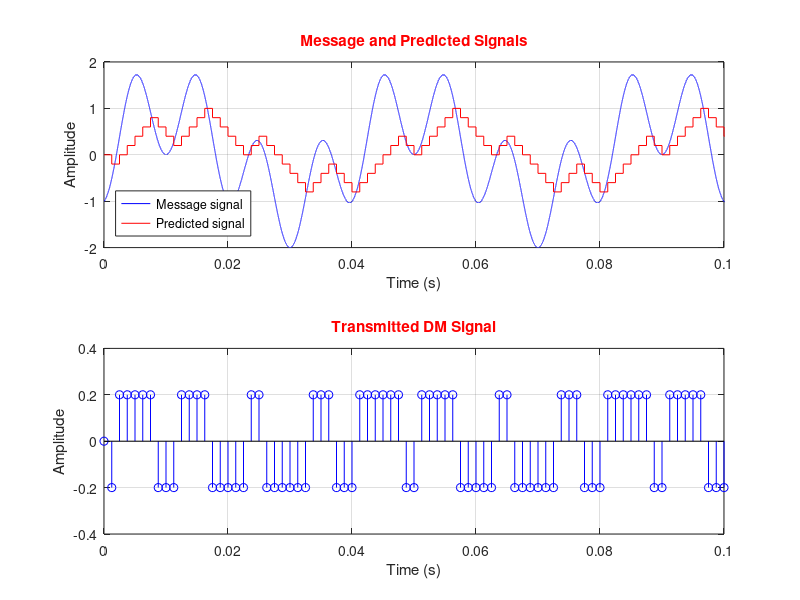

Here is the MATLAB script that generated this plot:
%% Task 1: Pulse Code Modulation

% Clear the workspace and figures

clear, close all



% Define message signal


% message signal properties

message_frequency_cosine = 100;     % in Hertz (Hz)
message_frequency_sine = 25;        % in Hertz (Hz)
message_amplitude_cosine = -1;      % (usually) in Volts (V)
message_amplitude_sine = 1;         % (usually) in Volts (V)


% the component with the highest frequency carries the bandwidth

bandwidth = max([message_frequency_cosine, message_frequency_sine]);	% in Hertz (Hz)
sampling_frequency = 2 * bandwidth;         % Nyquist sampling frequency in Hertz (Hz)


% initialize the time vector

signal_duration = 2;                % in seconds (s)

% sampling starts from t_0 = Ts
time = (1:(signal_duration * sampling_frequency - 1)) ./ sampling_frequency;


% calculate the message signal

message_cosine = message_amplitude_cosine .* cos(2 * pi * message_frequency_cosine * time);
message_sine = message_amplitude_sine .* sin(2 * pi * message_frequency_sine * time);
message = message_cosine + message_sine;


% calculate the new message signal with higher time sensitivity

new_frequency = 1e6;
new_time = (1:(signal_duration * new_frequency - 1)) ./ new_frequency;
new_message_cosine = message_amplitude_cosine .* cos(2 * pi * message_frequency_cosine * new_time);
new_message_sine = message_amplitude_sine .* sin(2 * pi * message_frequency_sine * new_time);
new_message = new_message_cosine + new_message_sine;


% calculate the negative and positive peak values using new message signal for more accuracy

amplitude_pmax = max(new_message);	% find the positive peak amplitude
amplitude_nmax = min(new_message);	% find the negative peak amplitude




% Define Pulse Code Modulation (PCM) properties


L = 128;                            % number of quantization levels
no_of_bits = int32(log2(L));        % number of bits (2^n = L)
level_limits = linspace(amplitude_pmax, amplitude_nmax, L + 1);     % L + 1 level limits


% take averages of the successive level limits to obtain quantization levels

quantization_levels = (level_limits(1:L) + level_limits(2:end)) / 2;




% Define the actual modulator


% define the quantized message signal

quantized_message = zeros('like', message);


% go through the modulation loop

for i = 1:length(message)
    amplitude_diffs = abs(message(i) - quantization_levels);
    
    % find the first index where the amplitude difference is greater than or equal to the one before it
    % if such index doesn't exist then set the quantized level as L - 1,
    % otherwise set the quantized level as the index before the one we have just found
    quantized_level = find(amplitude_diffs(2:end) >= amplitude_diffs(1:(L - 1)), 1);
    if isempty(quantized_level)
        quantized_message(i) = L - 1;
    elseif quantized_level > 1
        quantized_message(i) = quantized_level - 1;
    end
end




% Display the binary representation of the first 10 samples on the screen

output = arrayfun(@(x) dec2bin(x, no_of_bits), quantized_message(1:10), 'UniformOutput', false);
fprintf('%s', output{1})
fprintf('-%s', output{2:end})
fprintf('\n')

%% Task 2: Delta Modulation

% Clear the workspace and figures

clear, close all



% Define message signal


% initialize the time vector

sampling_frequency = 1e6;           % in Hertz (Hz)
signal_duration = 2;                % in seconds (s)
time = (0:(signal_duration * sampling_frequency - 1)) ./ sampling_frequency;


% message signal properties

message_frequency_cosine = 100;     % in Hertz (Hz)
message_frequency_sine = 25;        % in Hertz (Hz)
message_amplitude_cosine = -1;      % (usually) in Volts (V)
message_amplitude_sine = 1;         % (usually) in Volts (V)


% calculate the message signal

message_cosine = message_amplitude_cosine .* cos(2 * pi * message_frequency_cosine * time);
message_sine = message_amplitude_sine .* sin(2 * pi * message_frequency_sine * time);
message = message_cosine + message_sine;




% Define Delta Modulation (DM) properties


% the component with the highest frequency carries the bandwidth

bandwidth = max([message_frequency_cosine, message_frequency_sine]);	% in Hertz (Hz)


% define delta sampling frequency as 4 times the Nyquist rate

nyquist_rate_factor = 4;
delta_sampling_frequency = nyquist_rate_factor * 2 * bandwidth;         % in Hertz (Hz)


delta_epsilon = 0.2;        % define step size in seconds (s)




% Define the actual modulator


% define sample time array

delta_time = (0:(signal_duration * delta_sampling_frequency - 1)) ./ delta_sampling_frequency;


% calculate the sampled message signal

sampled_message_cosine = message_amplitude_cosine * cos(2 * pi * message_frequency_cosine * delta_time);
sampled_message_sine = message_amplitude_sine * sin(2 * pi * message_frequency_sine * delta_time);
sampled_message = sampled_message_cosine + sampled_message_sine;


% allocate memory

prediction = zeros(length(sampled_message), 1);
modulated = zeros('like', prediction);


% go through the modulation loop

for i = 2:length(sampled_message)
    amplitude_diff = sampled_message(i) - prediction(i - 1);
    modulated(i) = (2 * double(amplitude_diff > 0) - 1) * delta_epsilon;
    prediction(i) = prediction(i - 1) + modulated(i);
end




% Print the first 20 samples on the screen

output = int32(modulated(2:21) > 0);
fprintf('%d', output(1))
fprintf('-%d', output(2:end))
fprintf('\n')




% Plot obtained signals (optional)


% define plot parameters

plot_time = 0.1;


% plot the message and predicted signals

subplot(2, 1, 1)
plot(time, message, 'b')
% stairs(delta_time, sampled_message, 'c--')
hold on
stairs(delta_time, prediction, 'r')
xlabel('Time (s)')
ylabel('Amplitude')
title('Message and Predicted Signals', 'Color', 'r')
legend('Message signal', 'Predicted signal', 'Location', 'Southwest')
axis([0, plot_time, -2, 2])
grid on


% plot the transmitted DM signal

subplot(2, 1, 2)
stem(delta_time, modulated, 'b')
xlabel('Time (s)')
ylabel('Amplitude')
title('Transmitted DM Signal', 'Color', 'r')
axis([0, plot_time, -2*delta_epsilon, 2*delta_epsilon])
grid on
